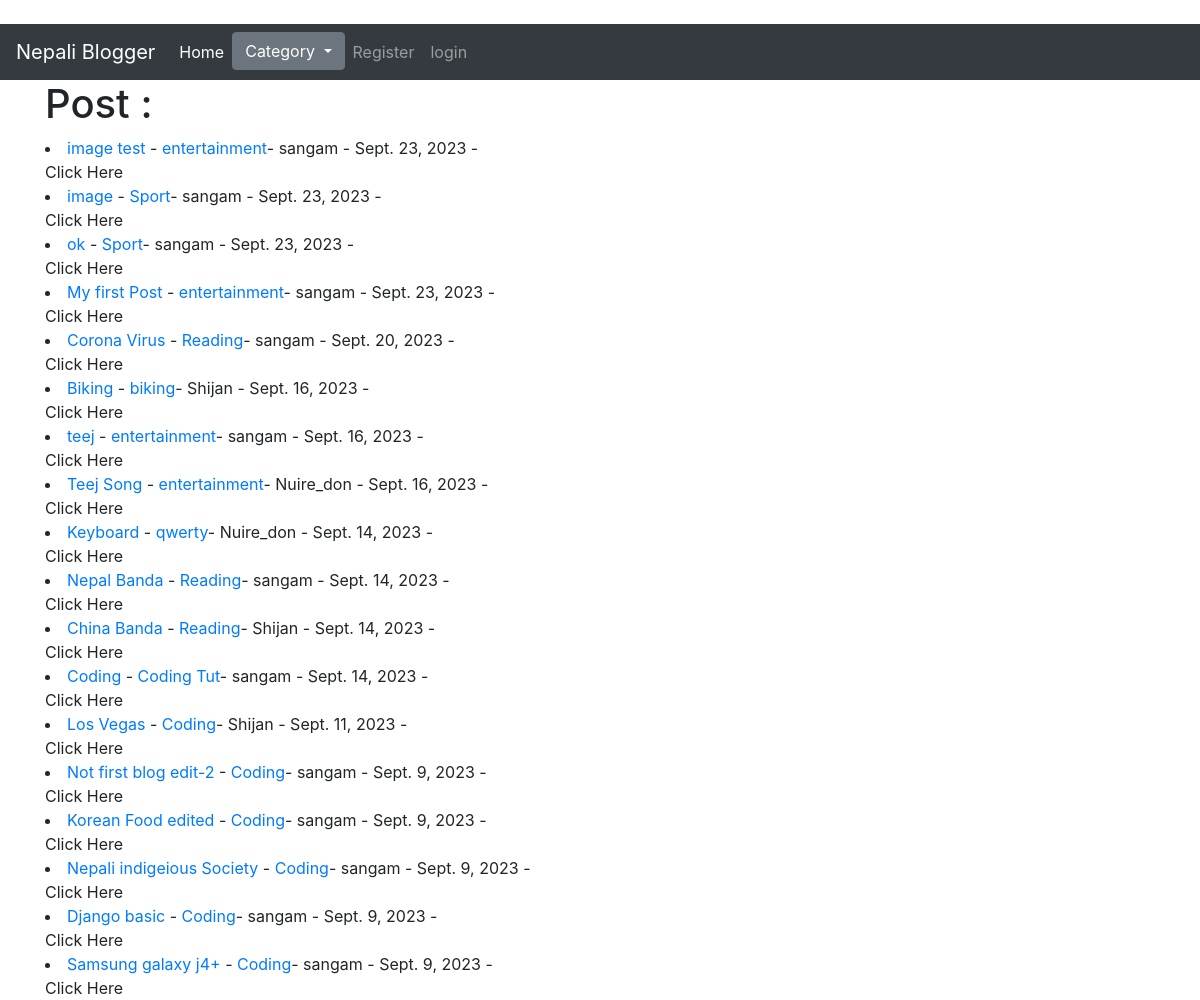
The page / on the database its author committed.
### myblog/models.py (models this page shows, shortened)
class Post(models.Model):
    title = models.CharField(max_length=100)
    title_tag = models.CharField(max_length=100,default="Nepali Blogger")
    author = models.ForeignKey(User,on_delete=models.CASCADE)
    image_upload = models.ImageField(null = True,blank=True,upload_to="images/")
    body = RichTextField(null=True,blank=True)
    post_date = models.DateField(auto_now_add=True)
    category = models.CharField(max_length=225,default='Coding')
    likes = models.ManyToManyField(User,related_name='blog_post')
    snippets = models.CharField(max_length=200,default="Click Here")

### myblog/views.py (the view)
# urls.py: path('',HomeView.as_view(),name="home"),
class HomeView(ListView):
    model = Post
    template_name = 'home.html'
    ordering = ['-post_date']
    def get_context_data(self, *args,**kwargs):
        cat_menu = Category.objects.all()
        context = super(HomeView,self).get_context_data(*args,**kwargs)
        context["cat_menu"] =cat_menu
        return context

### myblog/models.py (called while the page is built)
    def __str__(self) -> str:
        return (self.name)

### myblog/templates/home.html (shortened to what this page needs)
{% extends 'base.html' %}
{% block content %}
<h1>Post : {{user.username}}</h1>
{%for post in object_list %}
<li><a href="{% url 'article-view' post.pk  %}">    {{post.title}}</a> -
    <a href="{% url 'category' post.category%}">{{post.category}}</a>- {{post.author}} - {{post.post_date}} -
    <br>
    {{post.snippets}}</li>
{%endfor%}
{% endblock content %}

### myblog/templates/base.html (shortened to what this page needs)
<!doctype html>
<html lang="en">
  <head>
    <link rel="stylesheet" href="https://cdn.jsdelivr.net/npm/bootstrap@4.3.1/dist/css/bootstrap.min.css">
  </head>
  <body>
  <nav class="navbar navbar-expand-lg navbar-dark bg-dark">
    <a class="navbar-brand" href="#">Nepali Blogger</a>
    <div class="collapse navbar-collapse" id="navbarSupportedContent">
      <ul class="navbar-nav mr-auto">
        <li class="nav-item active">
          <a class="nav-link" href="{% url 'home' %}">Home <span class="sr-only">(current)</span></a>
        </li>
        {%if cat_menu%}
        <div class="dropdown">
          <button class="btn btn-secondary dropdown-toggle" type="button" id="dropdownMenuButton" data-toggle="dropdown" aria-haspopup="true" aria-expanded="false">
            Category
          </button>
        </div>
        {%endif%}
        {% if user.is_authenticated%}
        <li class="nav-item">
          <a class="nav-link" href="{% url 'add-post' %}">Add Post</a>
        </li>
        <li class="nav-item">
          <a class="nav-link" href="{% url 'logout' %}">logout</a>
        </li>
        <li class="nav-item">
          <a class="nav-link" href="{% url 'profile_edit' %}">Edit Profile</a>
        </li>
        <li class="nav-item">
          <a class="nav-link" href="{% url 'add-category' %}">Category</a>
        </li>
        <li class="nav-item">
          <a class="nav-link" href="{% url 'prof' user.profile.id %}">Profile Update</a>
        </li>
        {%else%}
        <li class="nav-item">
          <a class="nav-link" href="{% url 'register' %}">Register</a>
        </li>
        <li class="nav-item">
          <a class="nav-link" href="{% url 'login' %}">login</a>
        </li>
        {%endif%}
      </ul>
    </div>
  </nav>
    <div class = "container">
      {% block content %}
      {% endblock content %}
    </div>
  </body>
</html>

### rows shown on the page
Post: title "image test", category "entertainment", author "sangam", post_date "Sept. 23, 2023", snippets "Click Here"
Post: title "image", category "Sport", author "sangam", post_date "Sept. 23, 2023", snippets "Click Here"
Post: title "ok", category "Sport", author "sangam", post_date "Sept. 23, 2023", snippets "Click Here"
Post: title "My first Post", category "entertainment", author "sangam", post_date "Sept. 23, 2023", snippets "Click Here"
Post: title "Corona Virus", category "Reading", author "sangam", post_date "Sept. 20, 2023", snippets "Click Here"
Post: title "Biking", category "biking", author "Shijan", post_date "Sept. 16, 2023", snippets "Click Here"
Post: title "teej", category "entertainment", author "sangam", post_date "Sept. 16, 2023", snippets "Click Here"
Post: title "Teej Song", category "entertainment", author "Nuire_don", post_date "Sept. 16, 2023", snippets "Click Here"
Post: title "Keyboard", category "qwerty", author "Nuire_don", post_date "Sept. 14, 2023", snippets "Click Here"
Post: title "Nepal Banda", category "Reading", author "sangam", post_date "Sept. 14, 2023", snippets "Click Here"
Post: title "China Banda", category "Reading", author "Shijan", post_date "Sept. 14, 2023", snippets "Click Here"
Post: title "Coding", category "Coding Tut", author "sangam", post_date "Sept. 14, 2023", snippets "Click Here"
Post: title "Los Vegas", category "Coding", author "Shijan", post_date "Sept. 11, 2023", snippets "Click Here"
Post: title "Not first blog edit-2", category "Coding", author "sangam", post_date "Sept. 9, 2023", snippets "Click Here"
Post: title "Korean Food edited", category "Coding", author "sangam", post_date "Sept. 9, 2023", snippets "Click Here"
Post: title "Nepali indigeious Society", category "Coding", author "sangam", post_date "Sept. 9, 2023", snippets "Click Here"
Post: title "Django basic", category "Coding", author "sangam", post_date "Sept. 9, 2023", snippets "Click Here"
Post: title "Samsung galaxy j4+", category "Coding", author "sangam", post_date "Sept. 9, 2023", snippets "Click Here"
